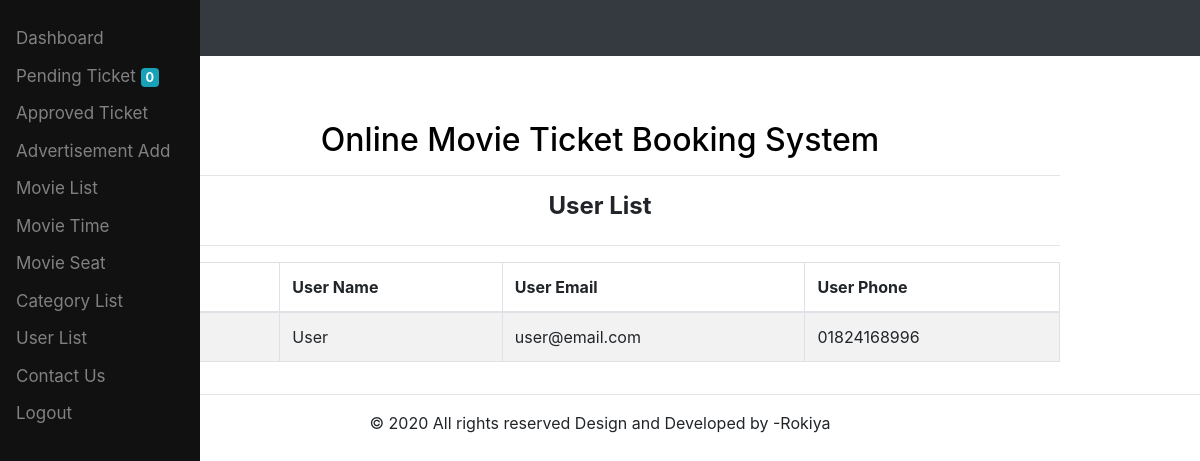
Screenshot of /admin/user_list.php (signed in) with the database file from the repository.
### tables this page shows
CREATE TABLE `tb_user` (
  `u_id` int(11) NOT NULL,
  `u_name` varchar(200) DEFAULT NULL,
  `u_password` text DEFAULT NULL,
  `u_email` varchar(100) DEFAULT NULL,
  `u_phone` varchar(30) DEFAULT NULL
);

### admin/user_list.php (the view, shortened to what this page needs)
<!DOCTYPE html>
<html>
<head>
    <link rel="stylesheet" href="../css/adminpanel_custom_css.css">
    <link rel="stylesheet" href="../css/bootstrap.css">
</head>
<body>
  <div class="sidenav">
    <?php require_once('admin_menu.php'); ?>
  </div>
  <nav class="navbar navbar-expand-lg navbar-dark bg-dark">
    <div class="collapse navbar-collapse" id="navbarTogglerDemo01">
      <a class="navbar-brand" href="#">Hidden brand</a>
      <ul class="navbar-nav mr-auto mt-2 mt-lg-0">
        <li class="nav-item active">
          <a class="nav-link" href="#"> <span class="sr-only">(current)</span></a>
        </li>
        <li class="nav-item">
          <a class="nav-link" href="#"> </a>
        </li>
      </ul>
    </div>
  </nav>
    <div class="container">
      <div class="row">
        <div class="col-md-1"></div>
        <div class="col-md-10">
          <h2 style="color:black; margin-top: 65px; text-align: center;">Online Movie Ticket Booking System</h2>
          <hr>
          <div class="row">
            <div class="col-md-12" style="text-align: center;">
              <h4><b>User List</b></h4>
            </div>
          </div>
          <hr>
          <table class="table table-bordered table-hover table-striped">
            <thead>
              <tr>
                <th>Serial</th>
                <th>User Name</th>
                <th>User Email</th>
                <th>User Phone</th>
              </tr>
            </thead>
            <?php
            $i=1;
            $result = "SELECT * FROM tb_user";
              if ($result=mysqli_query($db,$result))
                {
                while ($row=mysqli_fetch_assoc($result))
                  {
                    ?>
                    <tr>
                      <td><?php echo $i++; ?></td>
                      <td><?php echo $row['u_name']; ?></td>
                      <td><?php echo $row['u_email']; ?></td>
                      <td><?php echo $row['u_phone']; ?></td>
                    </tr>
            <?php } } ?>
          </table>
        </div>
        <div class="col-md-1"></div>
      </div>
    </div>
    <?php require_once('admin_footer.php'); ?>
    </body>
  </html>

### css/adminpanel_custom_css.css (style rules this page uses)
body { font-family: "Lato", sans-serif; }
.sidenav { height: 100%; width: 200px; position: fixed; z-index: 1; top: 0; left: 0; background-color: #111; overflow-x: hidden; padding-top: 20px; }

### rows the page displays
tb_user: u_name "User", u_email "user@email.com", u_phone "01824168996"

### other values shown
$pending_list "0"
